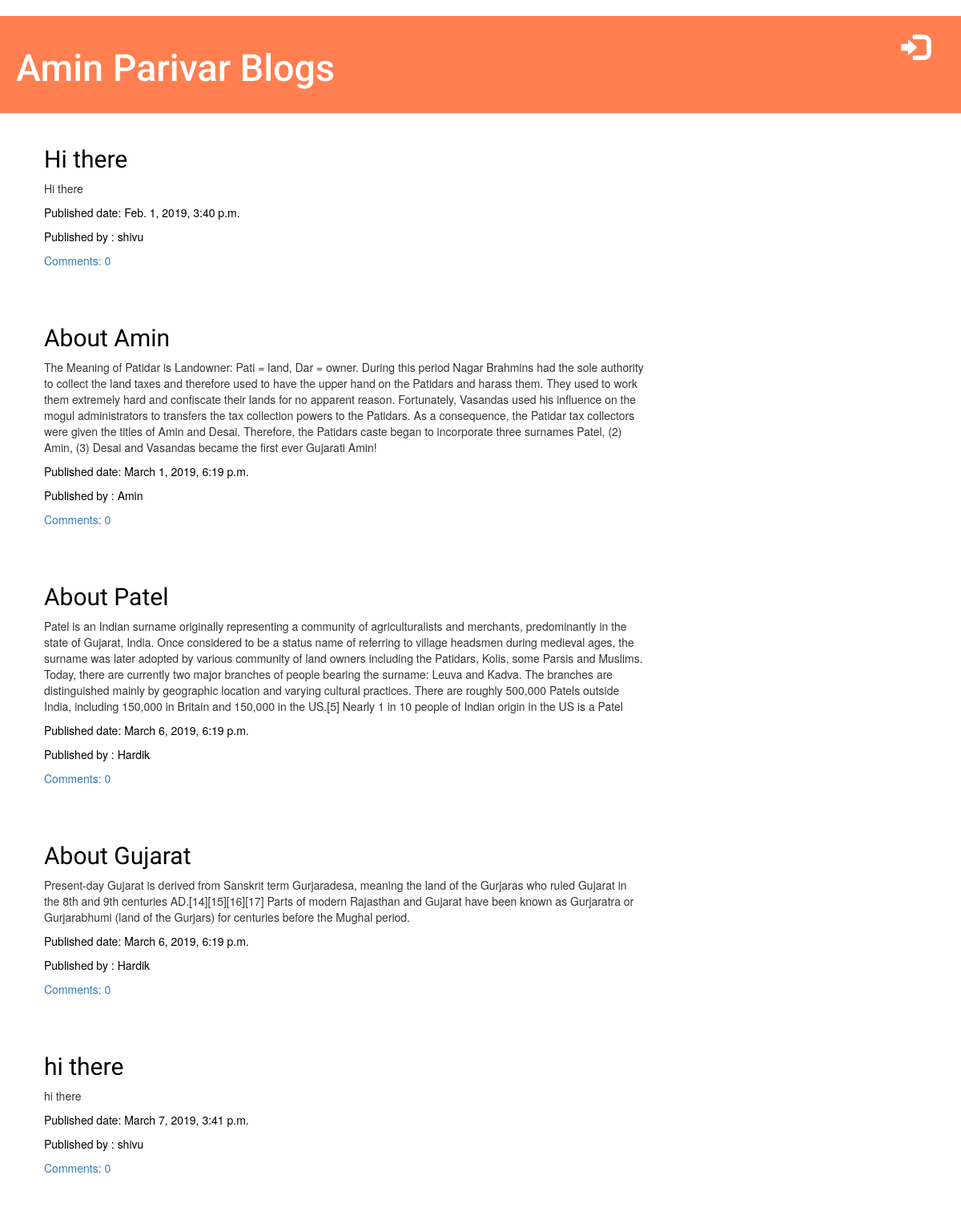
The app's page /, older data.
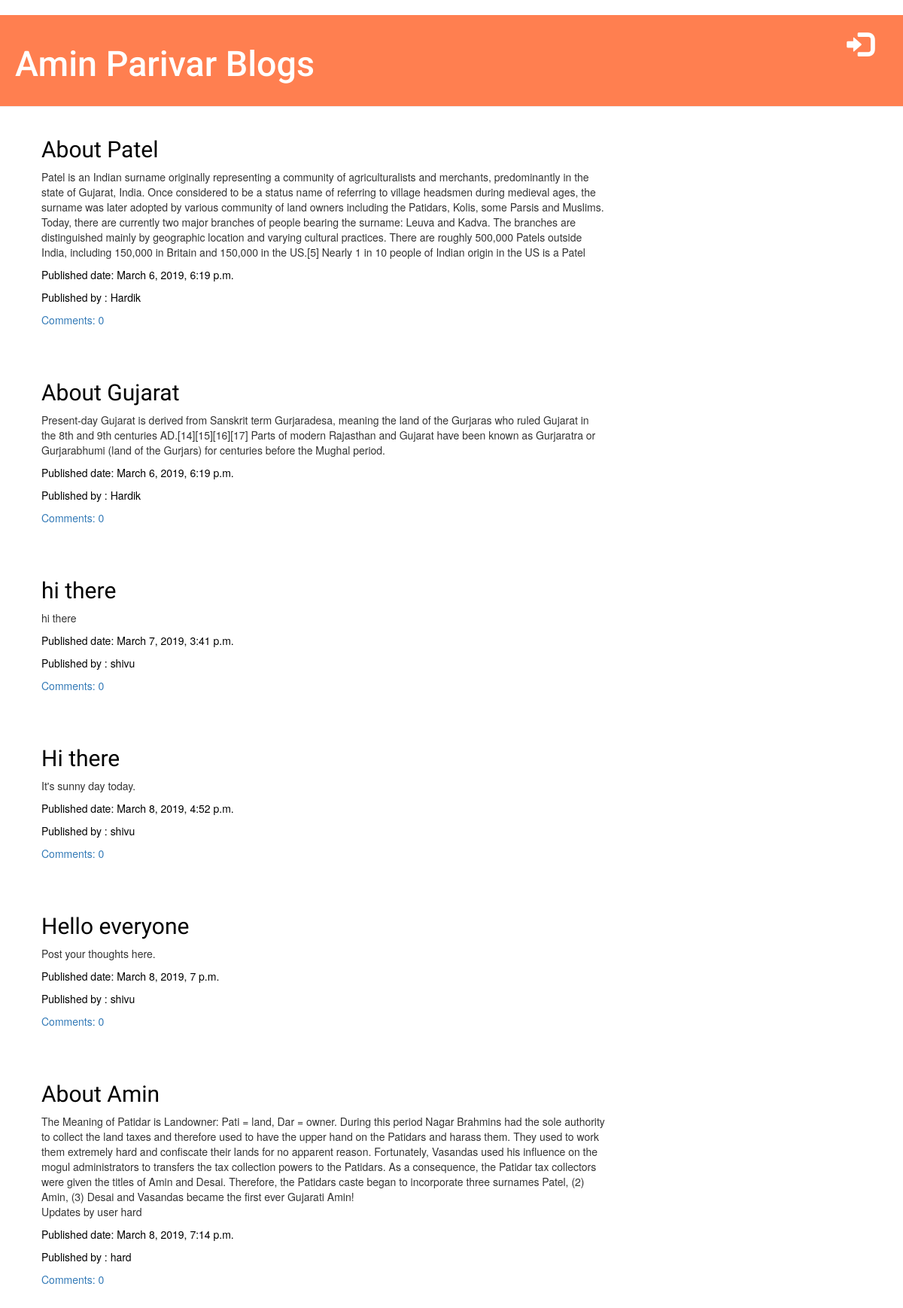
The same page, newer data.
### blog/models.py (models this page shows, shortened)
class Post (models.Model):
    author = models.ForeignKey(settings.AUTH_USER_MODEL, on_delete=models.CASCADE)
    title = models.CharField(max_length = 200)
    text = models.TextField()
    created_date = models.DateTimeField(default=timezone.now)
    published_date = models.DateTimeField(blank=True, null = True)

### blog/views.py (the view)
# urls.py: path('',views.post_list,name='post_list'),
def post_list(request):
    posts = Post.objects.filter(published_date__lte=timezone.now()).order_by('published_date')
    return render(request,'blog/post_list.html', {'posts' : posts})

### blog/templates/blog/post_list.html
          {% extends 'blog/base.html' %}
          {% block content %}
            {% for post in posts %}
                    <div class="post">
                    <h2><a href="{% url 'post_detail' pk=post.pk %}">{{ post.title }}</a></h2>
                    <p>{{ post.text|linebreaksbr }}</p>
                    <div class="date">
                        <p>Published date: {{ post.published_date }}</p>
                        <p>Published by  : {{ post.author }}</p>
                    </div>
                    <a href="{% url 'post_detail' pk=post.pk %}">Comments: {{ post.comments.count }}</a>
                </div>
            {% endfor %}
          {% endblock %}

### blog/templates/blog/base.html (shortened to what this page needs)
{% load static %}
<html>
    <head>
      <link rel="stylesheet" href="//maxcdn.bootstrapcdn.com/bootstrap/3.2.0/css/bootstrap.min.css">
      <link rel="stylesheet" href="//maxcdn.bootstrapcdn.com/bootstrap/3.2.0/css/bootstrap-theme.min.css">
      <link rel="stylesheet" href="{% static 'css/blog.css' %}">
    </head>
    <body>
    <div class="page-header">
      {% if user.is_authenticated %}
        <a href="{% url 'logout' %}" class="top-menu"><span class="glyphicon glyphicon-off"></span></a>
        <a href="{% url 'post_draft_list' %}" class="top-menu"><span class="glyphicon glyphicon-edit"></span></a>
        <a href="{% url 'post_new' %}" class="top-menu"><span class="glyphicon glyphicon-plus"></span></a>
        <h2>Hello {{ user.username }}</h2>
          {% else %}
        <a href="{% url 'login' %}" class="top-menu"><span class="glyphicon glyphicon-log-in"></span></a>
      {% endif %}
      <h1><a href="{% url 'post_list'%}">Amin Parivar Blogs</a></h1>
  </div>
    <div class="content container">
        <div class="row">
            <div class="col-md-8">
            {% block content %}
            {% endblock %}
            </div>
        </div>
    </div>
</body>
</html>

### blog/static/css/blog.css (style rules this page uses)
.page-header { background-color: coral; margin-top: 20; padding: 20px 20px 20px 20px; }
.page-header h1, .page-header h1 a, .page-header h1 a:visited, .page-header h1 a:active { color: #ffffff; font-size: 35pt; font-family :'Roboto'; text-decoration: none; }
.content { margin-left: 40px; }
h1, h2, h3, h4 { font-family: 'Muli'; }
.date { color: #000000; }
.top-menu, .top-menu:hover, .top-menu:visited { color: #ffffff; float: right; font-size: 26pt; margin-right: 20px; }
.post { margin-bottom: 70px; }
.post h2 a, .post h2 a:visited { color: #000000; }

Row changes from the older to the newer data that the page shows:
changed Post "Hi there": text "Hi there" → "It's sunny day today."; published_date "Feb. 1, 2019, 3:40 p.m." → "March 8, 2019, 4:52 p.m."; moves down the list
added Post: title "Hello everyone", text "Post your thoughts here.", published_date "March 8, 2019, 7 p.m.", author "shivu", comments.count "0"
changed Post "About Amin": text "…first ever Gujarati Amin!" → "…first ever Gujarati Amin! Updates by user hard"; published_date "March 1, 2019, 6:19 p.m." → "March 8, 2019, 7:14 p.m."; author "Amin" → "hard"; moves down the list
